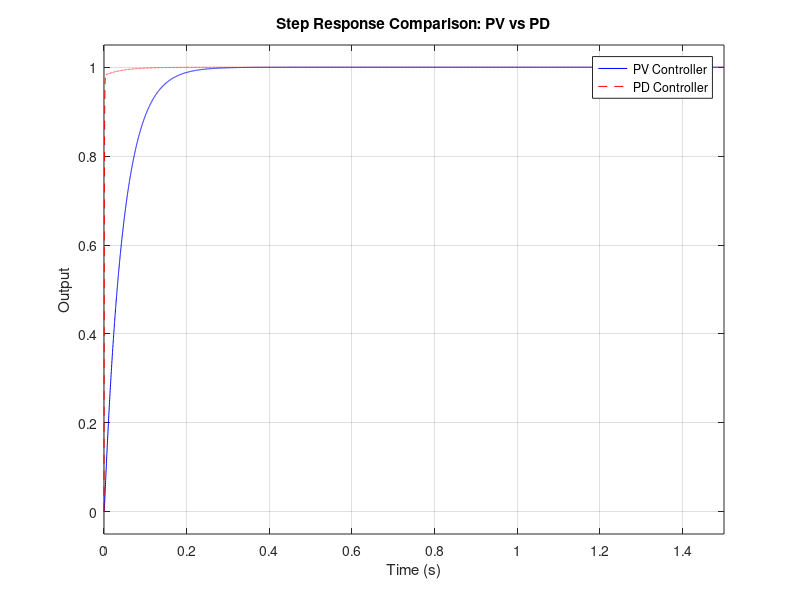
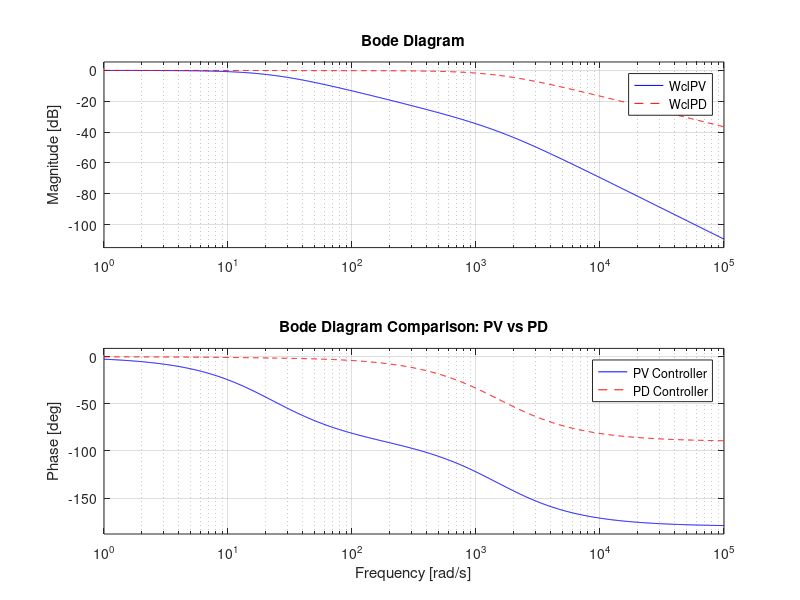

Write MATLAB code to recreate these figures, in order.
% pv_pd_comparison.m
% PV vs PD velocity/position controller for IP02 Cart
% Experiment 2 — Real-Time Control Lab (מעבדת בקרה בזמן אמת)
% Author: Eliaz Selam

s = tf('s');

% Design requirements
K   = 0.125;   % Plant gain
tau = 0.02;    % Plant time constant
xi  = 0.591;   % Desired damping ratio
wn  = 26;      % Desired natural frequency [rad/s]

% Controller gains
Kp = wn^2 / K;
Kv = (2 * xi * wn - 1) / K;
Kd = Kv;  % PD uses same derivative gain

fprintf('PV Controller:\nKp = %.2f\nKv = %.2f\n\n', Kp, Kv);
fprintf('PD Controller:\nKp = %.2f\nKd = %.2f\n\n', Kp, Kd);
% Result: Kp = 5408.00  Kv = 237.86

% Closed-loop transfer functions
WclPV = K * Kp / (tau * s^2 + (1 + Kv * K) * s + K * Kp);
WclPD = K * (Kp + Kd * s) / (tau * s^2 + (1 + K * Kd) * s + K * Kp);

% Step response comparison
figure;
step(WclPV, 'b', WclPD, 'r--', 1.5);
title('Step Response Comparison: PV vs PD');
legend('PV Controller', 'PD Controller');
xlabel('Time (s)');
ylabel('Output');
grid on;

% Bode diagram comparison
figure;
bode(WclPV, 'b', WclPD, 'r--');
title('Bode Diagram Comparison: PV vs PD');
legend('PV Controller', 'PD Controller');
grid on;
